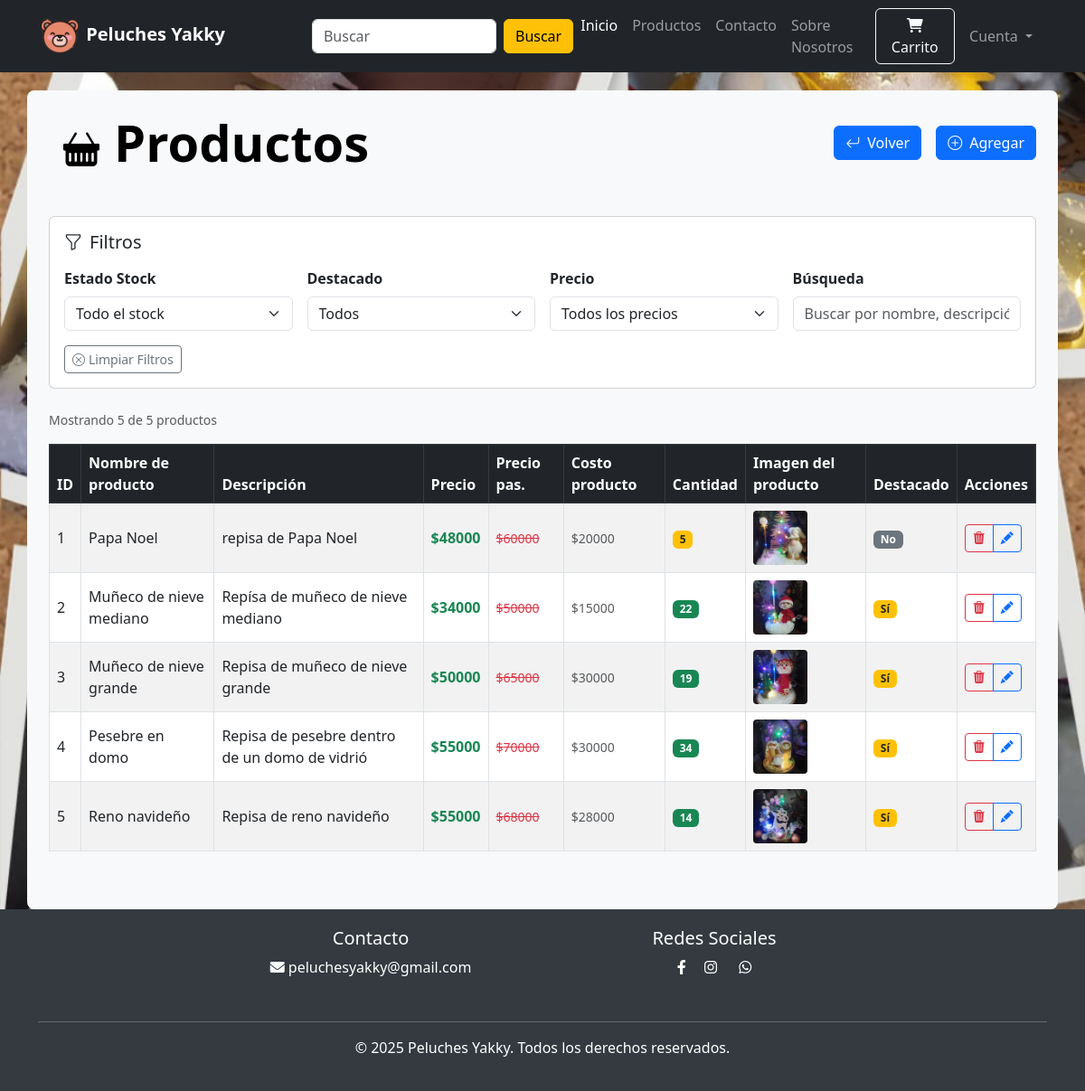
/ver-productos (signed in), run on an earlier commit of the app's database.
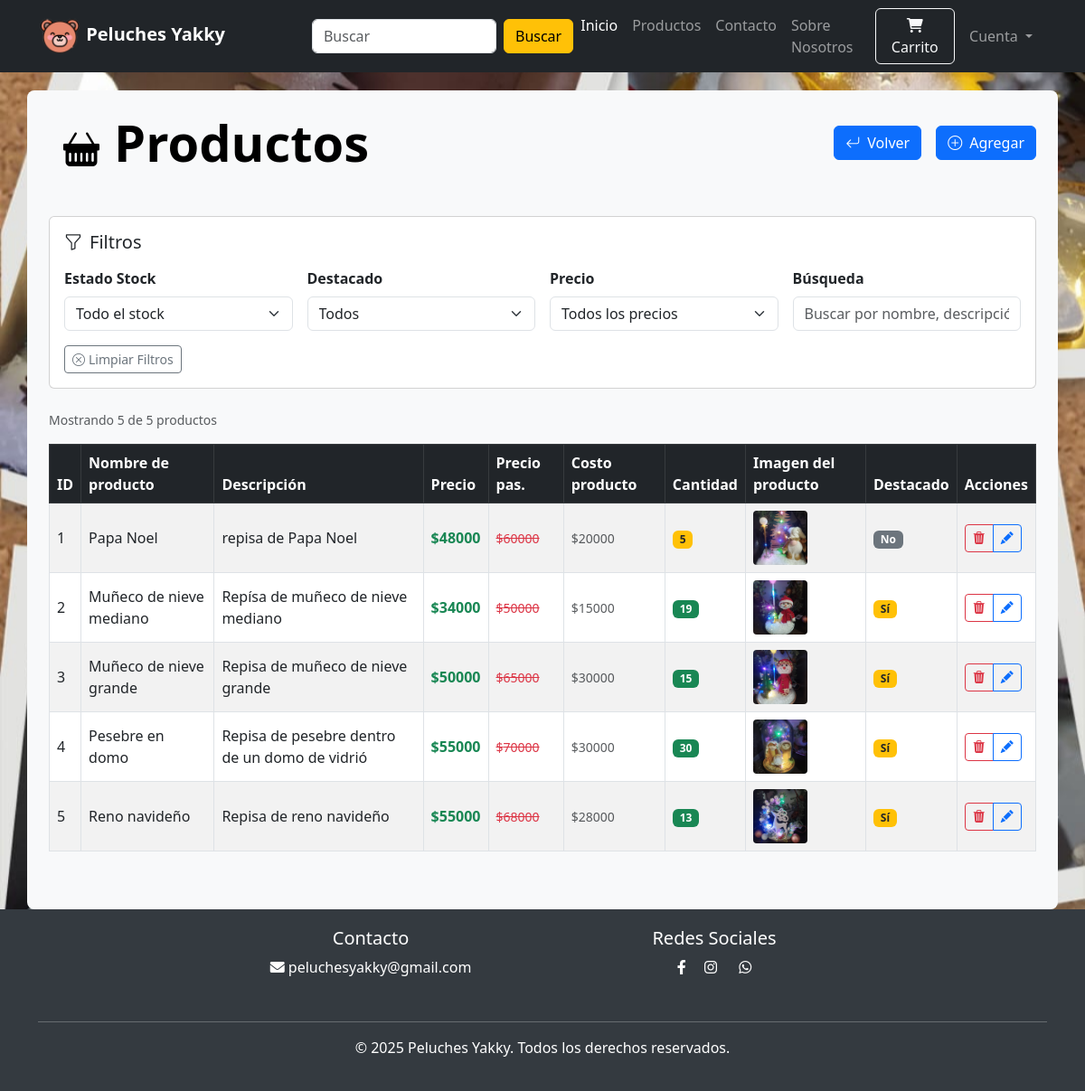
And on a later commit of the database.
### website/models/producto_model.py (models this page shows, shortened)
class Product(db.Model):
    id = db.Column(db.Integer, primary_key=True)
    product_name = db.Column(db.String(100), nullable=False)
    current_price = db.Column(db.Integer, nullable=False)
    precio_costo = db.Column(db.Integer, nullable=False)  # tarea
    previous_price = db.Column(db.Integer, nullable=False)
    in_stock = db.Column(db.Integer, nullable=False)
    product_picture = db.Column(db.String(1000), nullable=False)
    flash_sale = db.Column(db.Boolean, default=False)
    date_added = db.Column(db.DateTime, default=datetime.utcnow)
    descripcion = db.Column(db.String(1000), nullable=False)
    is_deleted = db.Column(db.Boolean, default=False)
    carts = db.relationship(
        "Cart", backref=db.backref("product", lazy=True), cascade="all, delete-orphan"
    )
    orders = db.relationship(
        "Order", backref=db.backref("product", lazy=True), cascade="all, delete-orphan"
    )

### website/admin.py (the view)
@admin.route("/ver-productos", methods=["GET", "POST"])
@login_required
@rol_required(1)
def ver_productos():
    if current_user.id == 1:
        productos = Product.query.order_by(Product.date_added).all()
        return render_template("ver_produc.html", productos=productos)
    return render_template("error_404.html")

### website/models/customer_model.py (called while the page is built)
    @property
    def is_authenticated(self):
        return True  # Para usuarios reales siempre True

### website/templates/ver_produc.html (shortened to what this page needs)
{% extends 'index.html' %}
{% block body %}
{% if productos | length < 1 %}
<div class="fondo" style="min-height: 100vh; padding-top: 20px;">
    <div class="container bg-light rounded-3 p-4 ">
        <div class="d-flex justify-content-between align-items-center mb-5">
            <h1 class="text-black mb-0 display-4 fw-bold">
                <i class="bi bi-basket-fill fs-1 text-black m-3"></i>Productos
            </h1>
            <div class="d-flex gap-3">
                <button onclick="window.location.href='/adminvista'" class="btn btn-primary">
                    <i class="bi bi-arrow-return-left me-2"></i>Volver
                </button>
                <button onclick="window.location.href='/agregar-productos'" class="btn btn-primary">
                    <i class="bi bi-plus-circle me-2"></i>Agregar
                </button>
            </div>
        </div>
        <h1 class="text-black mb-0 display-4 fw-bold text-center p-5">
            <i class="bi bi-emoji-frown-fill fs-1 text-black m-3"></i> No hay productos
        </h1>
    </div>
</div>
{% else %}
<div class="fondo" style="min-height: 100vh; padding-top: 20px;">
    <div class="container bg-light rounded-3 p-4 ">
        <div class="d-flex justify-content-between align-items-center mb-5">
            <h1 class="text-black mb-0 display-4 fw-bold">
                <i class="bi bi-basket-fill fs-1 text-black m-3"></i>Productos
            </h1>
            <div class="d-flex gap-3">
                <button onclick="window.location.href='/adminvista'" class="btn btn-primary">
                    <i class="bi bi-arrow-return-left me-2"></i>Volver
                </button>
                <button onclick="window.location.href='/agregar-productos'" class="btn btn-primary">
                    <i class="bi bi-plus-circle me-2"></i>Agregar
                </button>
            </div>
        </div>
        <div class="card mb-4">
            <div class="card-body">
                <h5 class="card-title mb-3">
                    <i class="bi bi-funnel me-2"></i>Filtros
                </h5>
                <div class="row g-3">
                    <div class="col-md-3">
                        <label class="form-label fw-bold">Estado Stock</label>
                        <select class="form-select" id="filterStock">
                            <option value="all">Todo el stock</option>
                        </select>
                    </div>
                    <div class="col-md-3">
                        <label class="form-label fw-bold">Destacado</label>
                        <select class="form-select" id="filterDestacado">
                            <option value="all">Todos</option>
                        </select>
                    </div>
                    <div class="col-md-3">
                        <label class="form-label fw-bold">Precio</label>
                        <select class="form-select" id="filterPrecio">
                            <option value="all">Todos los precios</option>
                        </select>
                    </div>
                    <div class="col-md-3">
                        <label class="form-label fw-bold">Búsqueda</label>
                        <input type="text" class="form-control" id="searchInput" placeholder="Buscar por nombre, descripción...">
                    </div>
                </div>
                <div class="row mt-3">
                    <div class="col-12">
                        <button class="btn btn-outline-secondary btn-sm" id="clearFilters">
                            <i class="bi bi-x-circle me-1"></i>Limpiar Filtros
                        </button>
                    </div>
                </div>
            </div>
        </div>
        <div class="d-flex justify-content-between align-items-center mb-3">
            <small class="text-muted" id="resultCount">
            </small>
        </div>
        <div class="table-responsive-lg">
            <table class="table table-bordered table-hover table-striped align-middle">
                <thead class="table-dark">
                    <tr>
                        <th>ID</th>
                        <th>Nombre de producto</th>
                        <th>Descripción</th>
                        <th>Precio</th>
                        <th>Precio pas.</th>
                        <th>Costo producto</th>
                        <th>Cantidad</th>
                        <th>Imagen del producto</th>
                        <th>Destacado</th>
                        <th>Acciones</th>
                    </tr>
                </thead>
                <tbody id="productosTableBody">
                    {% for item in productos %}
                    <tr class="producto-row"
                        data-stock="{{ item.in_stock }}"
                        data-destacado="{{ 'si' if item.flash_sale else 'no' }}"
                        data-precio="{{ item.current_price }}"
                        data-search="{{ item.product_name ~ ' ' ~ item.descripcion }}">
                        <td>{{ item.id }}</td>
                        <td>{{ item.product_name }}</td>
                        <td>
                            <span title="{{ item.descripcion }}">
                                {{ item.descripcion|truncate(50) }}
                            </span>
                        </td>
                        <td>
                            <strong class="text-success">${{ item.current_price }}</strong>
                        </td>
                        <td>
                            {% if item.previous_price and item.previous_price > item.current_price %}
                                <small class="text-danger text-decoration-line-through">${{ item.previous_price }}</small>
                            {% else %}
                                <span class="text-muted">-</span>
                            {% endif %}
                        </td>
                        <td>
                            <small class="text-muted">${{ item.precio_costo }}</small>
                        </td>
                        <td>
                            <span class="badge
                                {% if item.in_stock == 0 %}bg-danger
                                {% elif item.in_stock <= 10 %}bg-warning text-dark
                                {% else %}bg-success{% endif %}">
                                {{ item.in_stock }}
                            </span>
                        </td>
                        <td>
                            <img src="{{ item.product_picture }}" alt="{{ item.product_name }}"
                                style="height: 60px; width: 60px; border-radius: 4px; object-fit: cover;">
                        </td>
                        <td>
                            {% if item.flash_sale %}
                                <span class="badge bg-warning text-dark">Sí</span>
                            {% else %}
                                <span class="badge bg-secondary">No</span>
                            {% endif %}
                        </td>
                        <td>
                            <div class="btn-group" role="group">
                                <a href="/elimi-producto/{{ item.id }}"
                                   onclick="return confirmDelete()"
                                   class="btn btn-sm btn-outline-danger"
                                   title="Eliminar">
                                    <i class="bi bi-trash3-fill"></i>
                                </a>
                                <a href="/actua-producto/{{ item.id }}"
                                   class="btn btn-sm btn-outline-primary"
                                   title="Editar">
                                    <i class="bi bi-pencil-fill"></i>
                                </a>
                            </div>
                        </td>
                    </tr>
                    {% endfor %}
                </tbody>
            </table>
        </div>
    </div>
</div>
{% endif %}
{% endblock %}

### website/templates/index.html (shortened to what this page needs)
<!DOCTYPE html>
<html lang="es">
<head>
    <link href="https://cdn.jsdelivr.net/npm/bootstrap@5.3.0/dist/css/bootstrap.min.css" rel="stylesheet">
    <link rel="stylesheet" href="https://cdn.jsdelivr.net/npm/bootstrap-icons@1.13.1/font/bootstrap-icons.min.css">
    <link rel="stylesheet" href="https://cdnjs.cloudflare.com/ajax/libs/font-awesome/6.0.0/css/all.min.css">
    <link rel="stylesheet" href="{{ url_for('static', filename='css/style.css' ) }}">
</head>
<body>
    <nav class="navbar navbar-expand-lg navbar-dark bg-dark">
        <div class="container">
            <a class="navbar-brand fw-bold me-5" href="/"> <img src="{{ url_for('static', filename='img/icon.png') }}"
                    alt="Logo" style="width: 3rem; height: 3rem;"> Peluches Yakky</a>
            <div class="collapse navbar-collapse" id="navbarNav">
                <form class="d-flex ms-5" role="search" action="/buscar" method="post">
                    <input class="form-control me-2" name="buscar" type="search" placeholder="Buscar"
                        aria-label="Buscar">
                    <button class="btn btn-warning" type="submit">Buscar</button>
                </form>
                <ul class="navbar-nav ms-auto">
                    <li class="nav-item"><a class="nav-link active" href="/">Inicio</a></li>
                    <li class="nav-item"><a class="nav-link" href="/productos-todo">Productos</a></li>
                    <li class="nav-item"><a class="nav-link" href="/contacto">Contacto</a></li>
                    <li class="nav-item"><a class="nav-link" href="/sobre-nosotros">Sobre Nosotros</a></li>
                </ul>
                {% if cart | length < 1 %} <a href="/carrito" class="btn btn-outline-light ms-3">
                    <i class="fas fa-shopping-cart"></i> Carrito
                    </a>
                    {% else %}
                    <a href="/carrito" class="btn btn-outline-light ms-3">
                        <i class="fas fa-shopping-cart"></i> Carrito <i
                            class="bi bi-{{ cart | length }}-circle-fill"></i>
                    </a>
                    {% endif %}
            </div>
            <ul class="navbar-nav me-auto mb-2 mb-lg-0">
                <li class="nav-item dropdown mx-2">
                    <a class="nav-link dropdown-toggle text-grey" href="#" role="button" , id="profileDropdown"
                        data-bs-toggle="dropdown" aria-hidden="false">
                        Cuenta
                    </a>
            </li>
            </ul>
        </div>
    </nav>
    {% block body %}
    {% endblock %}
    <footer class="text-center" id="contacto">
        <div class="container">
            <div class="row">
                <div class="col-md-4 mb-3 offset-md-2">
                    <h5>Contacto</h5>
                    <p><i class="fas fa-envelope"></i> peluchesyakky@gmail.com</p>
                </div>
                <div class="col-md-4 mb-3">
                    <h5>Redes Sociales</h5>
                    <a href="https://www.facebook.com/profile.php?id=100093166902343" class="text-white me-3 ps-3"><i
                            class="fab fa-facebook-f"></i></a>
                    <a href="https://www.instagram.com/peluches_yakky/" class="text-white me-3"><i
                            class="fab fa-instagram"></i></a>
                    <a href="https://wa.me/573135484798?text=¡Hola!%20Quisiera%20más%20información%20sobre%20sus%20peluches."
                        class="text-white me-3 ps-1" style="width: 60px; height: 60px;">
                        <i class="fab fa-whatsapp"></i>
                    </a>
                </div>
            </div>
            <hr>
            <p>&copy; 2025 Peluches Yakky. Todos los derechos reservados.</p>
        </div>
    </footer>
</body>
</html>

### website/static/css/style.css (style rules this page uses)
.fondo { background-image: url(../img/fondo.png); background-position: center; background-repeat: repeat; background-attachment: fixed; background-size: cover; }
footer { background-color: #343a40; color: white; padding: 20px 0; }

### website/templates/ver_produc.html (style rules this page uses)
.producto-row { transition: all 0.3s ease; }
.btn-group .btn { padding: 0.25rem 0.5rem; }

What changed in the data, as far as the page shows it:
changed Product "Muñeco de nieve mediano": in_stock "22" → "19"
changed Product "Muñeco de nieve grande": in_stock "19" → "15"
changed Product "Pesebre en domo": in_stock "34" → "30"
changed Product "Reno navideño": in_stock "14" → "13"
